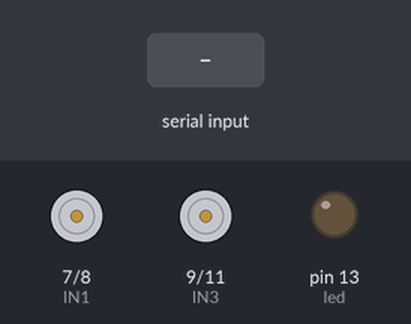
A sketch run on a simulated Arduino Uno, built with avr-gcc and run on an emulated ATmega328P. On the bench: motor-driver pin pairs drawn as motors (green arrow = first pin HIGH = forward, orange = second pin HIGH = backward, longer = more drive, scaled by the enable pin), output pins drawn as LEDs (lit = HIGH). Inputs (shaded band) come from the test bench.

Above: at 1.2 s.
1.3 s: byte 1 (1) received over Serial
At 1.8 s:
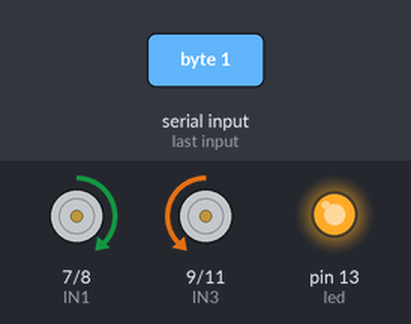
4.3 s: byte 2 (2) received over Serial
At 4.51 s:
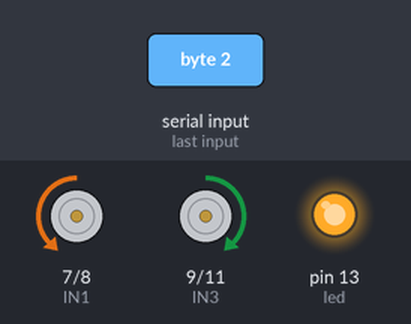
7.3 s: byte 3 (3) received over Serial
At 7.49 s:
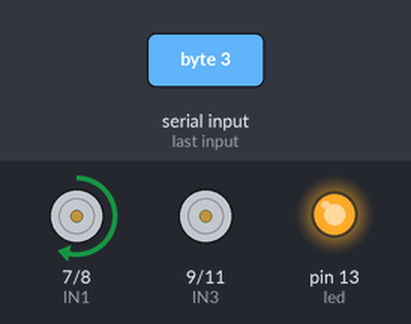
10.3 s: byte 4 (4) received over Serial
At 10.51 s:
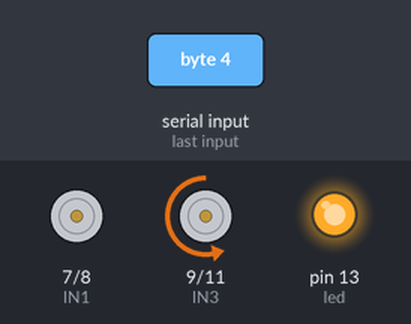
13.3 s: byte 6 (6) received over Serial
At 15.62 s:
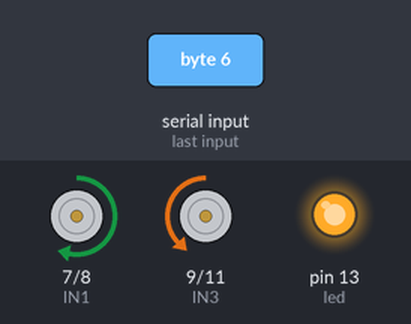
16.3 s: byte 7 (7) received over Serial
Timing chart, 0 to 42.2 s (numbered marks = the images above; inputs shaded):
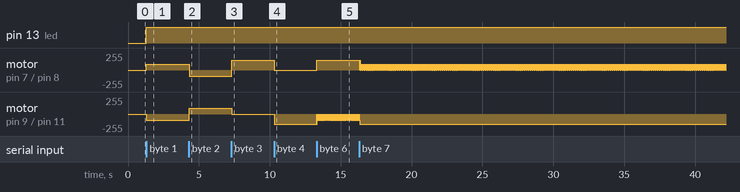

The sketch:

Control_bluetooth.ino
```cpp
#define ENA 5
#define ENB 6
#define IN1 7
#define IN2 8
#define IN3 9
#define IN4 11

int led = 13;

// duration for output
int time = 53;
// initial command
int command = 0;


void setup() {

  Serial.begin(9600);
  pinMode(led, OUTPUT);

  pinMode(IN1, OUTPUT);
  pinMode(IN2, OUTPUT);
  pinMode(IN3, OUTPUT);
  pinMode(IN4, OUTPUT);
  pinMode(ENA, OUTPUT);
  pinMode(ENB, OUTPUT);
}

void loop() {

  //if(Serial.available() > 0){
  //  char data = Serial.read();
  //  if(data == 'y'){
  //    digitalWrite(led, HIGH);
  //  }
  //  else if(data == 'n'){
  //    digitalWrite(led, LOW);
  //  }
  //  else if(data == 'r'){
  //    forward_right(time);
  //  }
  //  else if(data == 'l'){
  //    left(time);
  //  }
  //  else if(data == 'f'){
  //    forward(time);
  //  }
  //}

  if (Serial.available() > 0){
    command = Serial.read();
  }
  else{
    reset();
  }
  send_command(command,time);


}


void right(int time){
  digitalWrite(led, HIGH);
  analogWrite(ENA, 150);
  digitalWrite(IN1, HIGH);
  digitalWrite(IN2, LOW);

  //analogWrite(ENB, 90);
  //digitalWrite(IN3, LOW);
  //digitalWrite(IN4, HIGH);

  delay(time);
  reset();
}

void left(int time){
  digitalWrite(led, HIGH);
  analogWrite(ENB, 150);
  digitalWrite(IN3, LOW);
  digitalWrite(IN4, HIGH);

  //analogWrite(ENA, 90);
  //digitalWrite(IN1, HIGH);
  //digitalWrite(IN2, LOW);

  delay(time);
  reset();
}

void forward(int time){
  digitalWrite(led, HIGH);
  analogWrite(ENA, 90);
  analogWrite(ENB, 90);

  digitalWrite(IN1, HIGH);
  digitalWrite(IN2, LOW);

  digitalWrite(IN3, LOW);
  digitalWrite(IN4, HIGH);

  delay(time);
  reset();
}

void reverse(int time){
  digitalWrite(led, HIGH);
  analogWrite(ENA, 90);
  analogWrite(ENB, 90);

  digitalWrite(IN1, LOW);
  digitalWrite(IN2, HIGH);

  digitalWrite(IN3, HIGH);
  digitalWrite(IN4, LOW);

  delay(time);
  reset();
}


void forward_right(int time){
  digitalWrite(led, HIGH);
  analogWrite(ENA, 150);
  digitalWrite(IN1, HIGH);
  digitalWrite(IN2, LOW);

  digitalWrite(IN3, LOW);
  digitalWrite(IN4, HIGH);

  int indice = 0;
  for(indice = 0; indice < 2; indice ++){
    delay(9);
    analogWrite(ENB, 90);
    delay(19);
    analogWrite(ENB, 0);
  }
  reset();
}

void forward_left(int time){
  digitalWrite(led, HIGH);
  analogWrite     (ENB, 150);
  digitalWrite(IN3, LOW);
  digitalWrite(IN4, HIGH);

  digitalWrite(IN1, HIGH);
  digitalWrite(IN2, LOW);

  int indice = 0;
  for(indice = 0; indice < 2; indice ++){
    delay(9);
    analogWrite(ENA, 90);
    delay(19);
    analogWrite(ENA, 0);
  }
  reset();
}

void reverse_right(int time){
  digitalWrite(led, HIGH);
  analogWrite(ENA, 150);
  digitalWrite(IN1, LOW);
  digitalWrite(IN2, HIGH);

  digitalWrite(IN3, HIGH);
  digitalWrite(IN4, LOW);

  int indice = 0;
  for(indice = 0; indice < 2; indice ++){
    delay(9);
    analogWrite(ENB, 90);
    delay(19);
    analogWrite(ENB, 0);
  }
  reset();
}

void reverse_left(int time){
  digitalWrite(led, HIGH);
  analogWrite(ENB, 150);
  digitalWrite(IN3, HIGH);
  digitalWrite(IN4, LOW);

  digitalWrite(IN1, LOW);
  digitalWrite(IN2, HIGH);

  int indice = 0;
  for(indice = 0; indice < 2; indice ++){
    delay(9);
    analogWrite(ENA, 90);
    delay(19);
    analogWrite(ENA, 0);
  }
  reset();
}


void reset(){
  analogWrite(ENA, 0);
  analogWrite(ENB, 0);

  digitalWrite(IN1, LOW);
  digitalWrite(IN2, LOW);

  digitalWrite(IN3, LOW);
  digitalWrite(IN4, LOW);
  digitalWrite(led, LOW);
}


void send_command(int command, int time){
  switch (command){

     //reset command
     case 0: reset(); break;

     // single command
     case 1: forward(time); break;
     case 2: reverse(time); break;
     case 3: right(time); break;
     case 4: left(time); break;

     //combination command
     case 6: forward_right(time); break;
     case 7: forward_left(time); break;
     case 8: reverse_right(time); break;
     case 9: reverse_left(time); break;

     default: Serial.print("Inalid Command\n");
    }
}
```

Measured:
- after the input at 1.3 s, pin 13 (led): LOW → HIGH at once; motor on pin 7 (IN1) / pin 8 (IN2): stopped → forward 90/255 at once; motor on pin 9 (IN3) / pin 11 (IN4): stopped → backward 90/255 at once
- after the input at 4.3 s, motor on pin 7 (IN1) / pin 8 (IN2): forward 90/255 → backward 90/255 at once; motor on pin 9 (IN3) / pin 11 (IN4): backward 90/255 → forward 90/255 at once
- after the input at 7.3 s, motor on pin 7 (IN1) / pin 8 (IN2): backward 90/255 → forward 150/255 at once; motor on pin 9 (IN3) / pin 11 (IN4): forward 90/255 → stopped at once
- after the input at 10.3 s, motor on pin 7 (IN1) / pin 8 (IN2): forward 150/255 → stopped at once; motor on pin 9 (IN3) / pin 11 (IN4): stopped → backward 150/255 at once
- after the input at 13.3 s, motor on pin 7 (IN1) / pin 8 (IN2): stopped → forward 150/255 at once
